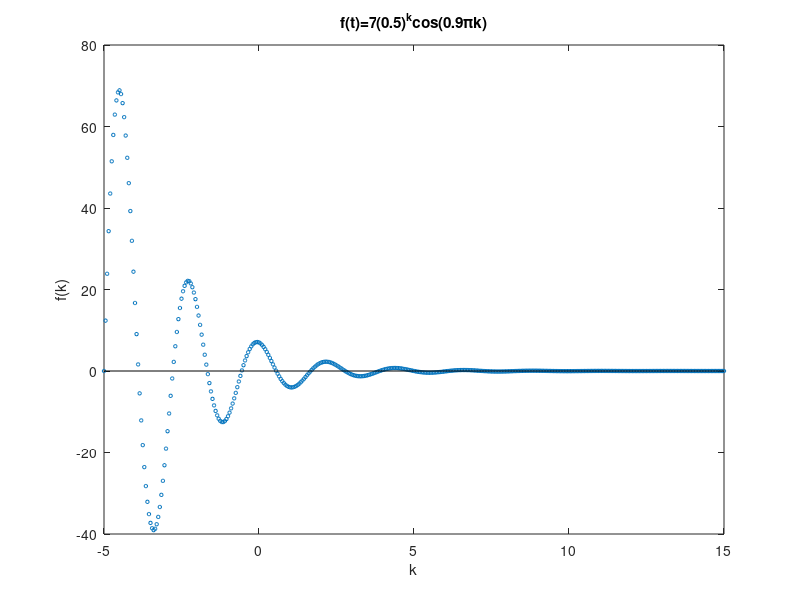

Recreate this plot in MATLAB.
k=-5:0.05:15;
y=7*(0.6).^(k).*cos(0.9*pi*k);
stem(k,y,'LineStyle','none','MarkerSize',2.5);
xlabel('k');
ylabel('f(k)');
title('f(t)=7(0.5)^{k}cos(0.9\pik)');